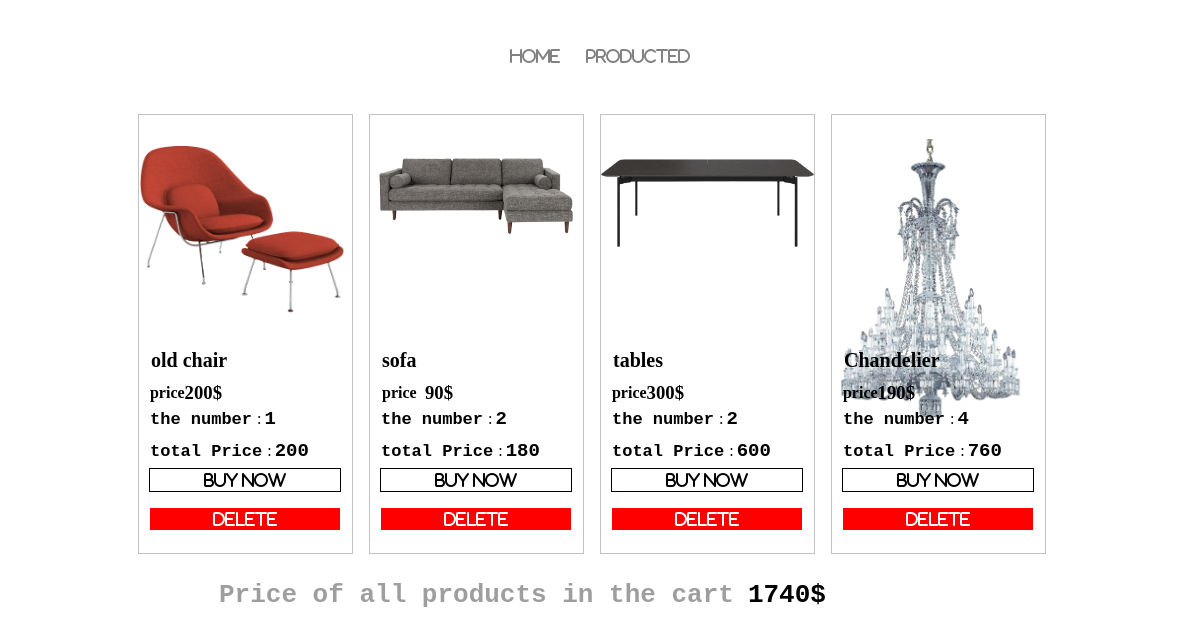
/cart.php (signed in), run on the app's committed database.
### tables this page shows
CREATE TABLE `cart` (
  `id_cart` int(255) NOT NULL,
  `token_cart` varchar(255) NOT NULL,
  `name_cart` varchar(255) NOT NULL,
  `price_cart` varchar(255) NOT NULL,
  `num_cart` varchar(255) NOT NULL,
  `img_cart` varchar(255) NOT NULL,
  `shopUser_cart` varchar(255) NOT NULL,
  `shopTokenP_cart` varchar(255) NOT NULL
);

### cart.php (the view, shortened to what this page needs)
<?php
global $connect;
mysqli_set_charset($connect, 'utf8');
$GetTokenUser = @$_COOKIE["userToken"];
$GetShopInfo = "SELECT * FROM cart WHERE shopUser_cart = '$GetTokenUser'";
$RunShopInfo = mysqli_query($connect, $GetShopInfo);
?>
<!DOCTYPE html>
<html lang="en">
<head>
    <link rel="stylesheet" href="css/cart.css">
</head>
<body>
<div class="navbarTop">
<div class="sorce00">
    <div class="s01"><a href="index.php">Home</a></div>
    <div class="s01"><a href="Producted.php">Producted</a> </div>
</div>
</div>
<div class="container">
    <div class="contpro">
    <?php
    while($RowShopInfo = mysqli_fetch_array($RunShopInfo)){
    @$totalPrice = $RowShopInfo['num_cart'] * $RowShopInfo['price_cart'];
        echo'
    <div class="container_dis">
    <div class="img_des"><img src="ProductImg/';echo $RowShopInfo['img_cart'];echo'" alt=""></div>
<div class="txt_dis">
<h1>'; echo $RowShopInfo['name_cart']; echo' </h1>
<div class="don"><h3>'; echo $RowShopInfo['price_cart']; echo' </h3> <h4>price</h4></div>
<div class="num"><h5>the number</h5> :<h4>'; echo $RowShopInfo['num_cart']; echo'</h4></div>
<div class="num"><h5>total Price </h5> :<h4>'; echo $totalPrice; echo' </h4></div>
<a href="">buy now</a>
<div class="d_e">
<div class="Delet"><a class="Delete" href="cart.php?D=D&T='; echo $RowShopInfo['token_cart'];  echo'">Delete</a></div>
</div>
</div>
</div>
';
@$TotlieAll +=$totalPrice;
    }
?>
</div>
</div>
<div class="navbar">
<div class="donnav">
    <div class="navdon">
        <div class="txtN"><h1>Price of all products in the cart</h1></div>
        <div class="txtN2"><h1><?php echo @$TotlieAll ; ?>$</h1></div>
</div>
</div>
</div>
</body>
</html>

### css/cart.css (style rules this page uses)
* { padding: 0; margin: 0; box-sizing: border-box; }
.container_dis { width: 215px; border: 1px solid #0000003d; padding: 24px 0px; margin: 0px 16px 29px 0px; }
.container_dis h1 { font-size: 20px; margin: 10px 12px; font-family: 'Kanit'; }
.container_dis a { color: black; font-family: 'FontAwesome'; border: 1px solid; padding: 3px 54px; width: 100%; text-decoration: none; margin: 10px; }
.img_des { width:100%; height: 200px; }
.img_des img { width: 100%; }
.don { display: flex; align-items: center; padding: 0px 130px 0px 12px; justify-content: space-between; flex-direction: row-reverse; font-family: 'Kanit'; margin: 0px 0px 4px 0px; }
.container { width: 90%; margin: 47px auto; }
.contpro { width: 100%; display: flex; align-items: center; flex-wrap: wrap; justify-content: center; }
.d_e { margin-top: 21px; }
a.Delete { color: #ffffff; background: red; font-family: 'FontAwesome'; padding: 3px 63px; width: 100%; text-decoration: none; margin: 10px; }
.num { display: flex; margin: 0px 0px 10px 11px; align-items: center; }
.num h5 { font-size: 17px; font-family: monospace; margin: 0px 5px 0px 0px; }
.num h4 { font-size: 19px; margin: 0px 0px 0px 3px; font-family: monospace; }
.txtN { margin: 0px 14px 0px 9px; }
.navbarTop { margin: 48px 0px; }
.sorce00 { display: flex; justify-content: center; }
.s01 { margin: 0px 13px; }
.s01 a { text-decoration: none; font-family: 'FontAwesome'; color: #0000007d; }
.donnav { width: 65%; margin: 0 auto; }
.navdon { width: 100%; display: flex; align-items: center; margin: -50px 0px; }
.txtN h1 { font-family: monospace; color: #00000061; }
a { text-decoration: none; }
.txtN2 h1 { color: #000; font-family: monospace; }

### data on the page
cart: img_cart (picture), name_cart "old chair", price_cart "200$", num_cart "1", totalPrice "200"
cart: img_cart (picture), name_cart "sofa", price_cart "90$", num_cart "2", totalPrice "180"
cart: img_cart (picture), name_cart "tables", price_cart "300$", num_cart "2", totalPrice "600"
cart: img_cart (picture), name_cart "Chandelier", price_cart "190$", num_cart "4", totalPrice "760"
